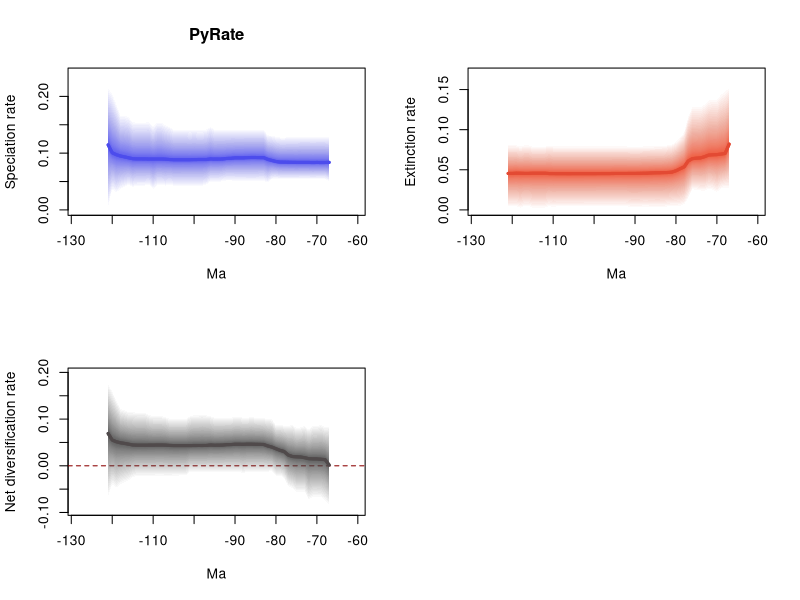

Source code (R):
# 1 files combined:
# 	./PyRate_Inputs_2_BDMCMC_Grj_marginal_rates.log

# 95% HPDs calculated using code from Biopy (https://www.cs.auckland.ac.nz/~yhel002/biopy/)

pdf(file='./PyRate_Inputs_2_BDMCMC_Grj_marginal_rates_RTT.pdf',width=10.8, height=8.4)
par(mfrow=c(2,2))
library(scales)
plot_RTT <- function (age,hpd_M,hpd_m,mean_m,color){
    N=100
    beta=(1:(N-1))/N
    alpha_shape=0.25
    cat=1-(beta^(1./alpha_shape))
    for (i in 1:(N-1)){
        trans= 1/N + 2/N
        polygon(c(age, rev(age)), c(hpd_M-((hpd_M-mean_m)*cat[i]), rev(hpd_m+((mean_m-hpd_m)*cat[i]))), col = alpha(color,trans), border = NA)
    }
    lines(rev(age), rev(mean_m), col = color, lwd=3)
}
    
L_hpd_m95=c(NA, NA,NA,NA,NA,NA,NA,NA,NA,NA,NA,NA,NA,NA,NA,NA,NA,NA,NA,NA,NA,NA,NA,NA,NA,NA,NA,NA,NA,NA,NA,NA,NA,NA,NA,NA,NA,NA,NA,NA,NA,NA,NA,NA,NA,NA,NA,NA,NA,NA,NA,NA,NA,NA,NA,NA,NA,NA,NA,NA,NA,NA,NA,NA,NA,NA,NA,0.049557969735271,0.053296798592976,0.053296798592976,0.053296798592976,0.0530473174234,0.053296798592976,0.053296798592976,0.053296798592976,0.0530473174234,0.0530473174234,0.0530473174234,0.053053395789976,0.053053395789976,0.053785720716019,0.053053395789976,0.046614065958023,0.049557969735271,0.049557969735271,0.04898126658503,0.04898126658503,0.04898126658503,0.049557969735271,0.049557969735271,0.049557969735271,0.050366809073493,0.050366809073493,0.04898126658503,0.047891592880673,0.047891592880673,0.047891592880673,0.042902826418919,0.040906536765078,0.040906536765078,0.040906536765078,0.040906536765078,0.040906536765078,0.040906536765078,0.040906536765078,0.040906536765078,0.042902826418919,0.040906536765078,0.042255718388658,0.042255718388658,0.03462614492527,0.042255718388658,0.040906536765078,0.040906536765078,0.040906536765078,0.038267399583321,0.042255718388658,0.038267399583321,0.03462614492527,0.027796255164586,0.03462614492527,0.001523725242169)
L_hpd_M95=c(NA, NA,NA,NA,NA,NA,NA,NA,NA,NA,NA,NA,NA,NA,NA,NA,NA,NA,NA,NA,NA,NA,NA,NA,NA,NA,NA,NA,NA,NA,NA,NA,NA,NA,NA,NA,NA,NA,NA,NA,NA,NA,NA,NA,NA,NA,NA,NA,NA,NA,NA,NA,NA,NA,NA,NA,NA,NA,NA,NA,NA,NA,NA,NA,NA,NA,NA,0.12930931574042,0.130645164412507,0.130645164412507,0.130645164412507,0.130530542542582,0.130645164412507,0.130645164412507,0.130645164412507,0.129983996436094,0.129983996436094,0.129983996436094,0.129028773464539,0.12930931574042,0.130645164412507,0.132854207584884,0.132854207584884,0.143690003437001,0.143690003437001,0.143690003437001,0.143690003437001,0.143690003437001,0.143690003437001,0.143690003437001,0.143690003437001,0.143690003437001,0.143690003437001,0.143690003437001,0.143690003437001,0.143690003437001,0.148626754602888,0.143690003437001,0.142318989968722,0.142318989968722,0.143573809250644,0.142318989968722,0.143573809250644,0.143573809250644,0.143690003437001,0.143690003437001,0.148626754602888,0.15129549637797,0.156354424426874,0.156354424426874,0.148626754602888,0.157160523253781,0.156354424426874,0.156354424426874,0.156354424426874,0.157160523253781,0.1662528983463,0.16894329776431,0.16894329776431,0.189407637723111,0.208166509056598,0.218488920765835)
M_hpd_m95=c(NA, NA,NA,NA,NA,NA,NA,NA,NA,NA,NA,NA,NA,NA,NA,NA,NA,NA,NA,NA,NA,NA,NA,NA,NA,NA,NA,NA,NA,NA,NA,NA,NA,NA,NA,NA,NA,NA,NA,NA,NA,NA,NA,NA,NA,NA,NA,NA,NA,NA,NA,NA,NA,NA,NA,NA,NA,NA,NA,NA,NA,NA,NA,NA,NA,NA,NA,0.024735095654537,0.026330032947017,0.024735095654537,0.020524996836516,0.023546105833784,0.024735095654537,0.02201505895224,0.022503750582837,0.023546105833784,0.023989609612371,0.013119223002818,0.005178595094712,0.003092450977859,0.003092450977859,0.003092450977859,0.002751471778048,0.001714168574358,0.001714168574358,0.001714168574358,0.001940026597941,0.002166694022459,0.002166694022459,0.001940026597941,0.001940026597941,0.001940026597941,0.002751471778048,0.002951843371794,0.002951843371794,0.002951843371794,0.002951843371794,0.002951843371794,0.002951843371794,0.002951843371794,0.002951843371794,0.002951843371794,0.002951843371794,0.002751471778048,0.002751471778048,0.002751471778048,0.002751471778048,0.002751471778048,0.002751471778048,0.002751471778048,0.002166694022459,0.003092450977859,0.001039943283091,0.001039943283091,0.001039943283091,0.001039943283091,0.003092450977859,0.003092450977859,0.001039943283091,0.002751471778048,0.002751471778048,0.002751471778048)
M_hpd_M95=c(NA, NA,NA,NA,NA,NA,NA,NA,NA,NA,NA,NA,NA,NA,NA,NA,NA,NA,NA,NA,NA,NA,NA,NA,NA,NA,NA,NA,NA,NA,NA,NA,NA,NA,NA,NA,NA,NA,NA,NA,NA,NA,NA,NA,NA,NA,NA,NA,NA,NA,NA,NA,NA,NA,NA,NA,NA,NA,NA,NA,NA,NA,NA,NA,NA,NA,NA,0.154548360055206,0.150559734701317,0.146533241527986,0.139690029920329,0.139690029920329,0.139294303931749,0.13383244263322,0.130597044986255,0.130335290091636,0.130335290091636,0.11843783130716,0.098241205038717,0.091458181751641,0.086191600279466,0.082655505746145,0.081913146246211,0.080438198959684,0.080438198959684,0.080438198959684,0.080438198959684,0.080438198959684,0.080438198959684,0.079992138404238,0.079992138404238,0.079992138404238,0.080438198959684,0.080438198959684,0.080438198959684,0.080438198959684,0.080438198959684,0.080438198959684,0.080438198959684,0.080438198959684,0.080438198959684,0.080438198959684,0.080438198959684,0.080438198959684,0.080438198959684,0.080438198959684,0.080438198959684,0.080438198959684,0.080438198959684,0.080438198959684,0.080438198959684,0.081760348281154,0.079834782666273,0.079834782666273,0.079834782666273,0.079834782666273,0.081760348281154,0.081760348281154,0.079992138404238,0.081913146246211,0.081913146246211,0.081913146246211)
R_hpd_m95=c(NA, NA,NA,NA,NA,NA,NA,NA,NA,NA,NA,NA,NA,NA,NA,NA,NA,NA,NA,NA,NA,NA,NA,NA,NA,NA,NA,NA,NA,NA,NA,NA,NA,NA,NA,NA,NA,NA,NA,NA,NA,NA,NA,NA,NA,NA,NA,NA,NA,NA,NA,NA,NA,NA,NA,NA,NA,NA,NA,NA,NA,NA,NA,NA,NA,NA,NA,-0.085875406172727,-0.077325386432694,-0.069946845289413,-0.069946845289413,-0.069946845289413,-0.075931335403622,-0.058176634690407,-0.058490077663549,-0.058490077663549,-0.050250256758825,-0.04620145988007,-0.028647187719099,-0.023108843400233,-0.023942182696363,-0.013647435763552,-0.014923863011602,-0.015701647882316,-0.015409547211676,-0.015701647882316,-0.015701647882316,-0.015701647882316,-0.018155485857409,-0.015701647882316,-0.015701647882316,-0.015701647882316,-0.015409547211676,-0.015323673654161,-0.015409547211676,-0.015323673654161,-0.015409547211676,-0.015409547211676,-0.015409547211676,-0.015409547211676,-0.015409547211676,-0.015409547211676,-0.023039537864556,-0.023039537864556,-0.023720969268454,-0.023720969268454,-0.024119349962085,-0.024119349962085,-0.023720969268454,-0.023720969268454,-0.024119349962085,-0.024119349962085,-0.024119349962085,-0.024119349962085,-0.024119349962085,-0.027077204704487,-0.034004649725599,-0.038185396552691,-0.04304028918001,-0.050505645552154,-0.04176791807201,-0.0702106648528)
R_hpd_M95=c(NA, NA,NA,NA,NA,NA,NA,NA,NA,NA,NA,NA,NA,NA,NA,NA,NA,NA,NA,NA,NA,NA,NA,NA,NA,NA,NA,NA,NA,NA,NA,NA,NA,NA,NA,NA,NA,NA,NA,NA,NA,NA,NA,NA,NA,NA,NA,NA,NA,NA,NA,NA,NA,NA,NA,NA,NA,NA,NA,NA,NA,NA,NA,NA,NA,NA,NA,0.087808918193414,0.085349804549949,0.090394000541344,0.087808918193414,0.087808918193414,0.080125803628907,0.087808918193414,0.084819784919877,0.083262529556959,0.090394000541344,0.088090049984627,0.088090049984627,0.090394000541344,0.088536061919193,0.101680844907622,0.102346208879641,0.104200390205572,0.10523823687173,0.10523823687173,0.106948640664697,0.10523823687173,0.10523823687173,0.106948640664697,0.106948640664697,0.10523823687173,0.10523823687173,0.10523823687173,0.10523823687173,0.10523823687173,0.108742124966472,0.110687892987477,0.111361523102497,0.110687892987477,0.110687892987477,0.108742124966472,0.102697643569499,0.102697643569499,0.102697643569499,0.102697643569499,0.102697643569499,0.106948640664697,0.108742124966472,0.108742124966472,0.108742124966472,0.111361523102497,0.116425133946573,0.116425133946573,0.116425133946573,0.117810481730902,0.117810481730902,0.121831977817374,0.124794432948909,0.143419794202239,0.162600795819688,0.179669119255856)
L_mean=c(NA, NA,NA,NA,NA,NA,NA,NA,NA,NA,NA,NA,NA,NA,NA,NA,NA,NA,NA,NA,NA,NA,NA,NA,NA,NA,NA,NA,NA,NA,NA,NA,NA,NA,NA,NA,NA,NA,NA,NA,NA,NA,NA,NA,NA,NA,NA,NA,NA,NA,NA,NA,NA,NA,NA,NA,NA,NA,NA,NA,NA,NA,NA,NA,NA,NA,NA,0.083759496593904,0.083533273886776,0.083533273886776,0.083593692409397,0.083495839425145,0.083624420972634,0.083624420972634,0.083642081025393,0.083690260307528,0.083795121977403,0.083952916005469,0.084130321138271,0.084285511524149,0.085259742411012,0.087127655980885,0.089065614248946,0.092062332564719,0.092155414196147,0.092281103582735,0.092319967536497,0.092122397094144,0.091683916327724,0.091683916327724,0.091691417223592,0.090865344602396,0.090686762463021,0.089764597323548,0.089583079786451,0.089449632821356,0.089813013892102,0.088836754026542,0.088805246045722,0.088773958208911,0.088631691251257,0.088462042886022,0.088481173729097,0.088478637988279,0.088394263371182,0.088448338197917,0.088752768047141,0.089399290431624,0.089660379874008,0.08961857244807,0.089561386744087,0.089559937949219,0.089853319051235,0.089911118218921,0.089911118218921,0.090254448008097,0.091788497369327,0.093403713529063,0.094931566097827,0.097258575998837,0.100556405969766,0.114600101296263)
M_mean=c(NA, NA,NA,NA,NA,NA,NA,NA,NA,NA,NA,NA,NA,NA,NA,NA,NA,NA,NA,NA,NA,NA,NA,NA,NA,NA,NA,NA,NA,NA,NA,NA,NA,NA,NA,NA,NA,NA,NA,NA,NA,NA,NA,NA,NA,NA,NA,NA,NA,NA,NA,NA,NA,NA,NA,NA,NA,NA,NA,NA,NA,NA,NA,NA,NA,NA,NA,0.082019641042458,0.070344579872638,0.069554062130766,0.068903225862822,0.06868960484468,0.068324970225262,0.066316564155624,0.064792208796432,0.064479184194811,0.063874608634256,0.060978591703651,0.053657780487563,0.051228014209929,0.04876152765764,0.047067701692556,0.046601563884743,0.046459737801498,0.046270786330029,0.046216853799927,0.046038129903382,0.045759376388844,0.04568557435074,0.045534747919982,0.045471989534377,0.045471989534377,0.045396961464957,0.045397932409713,0.045397932409713,0.045397932409713,0.04530405284356,0.04530405284356,0.04530405284356,0.045251472490367,0.045196608764764,0.045176598565056,0.045176598565056,0.045159159492829,0.045159159492829,0.045165755084178,0.045136052319123,0.045151242713489,0.045159501797776,0.045159501797776,0.045283358905975,0.045296314838306,0.04570509427602,0.04570509427602,0.045697844930871,0.045697844930871,0.045464979082793,0.045464979082793,0.045655809858318,0.04575193401572,0.045431224978759,0.045431224978759)
R_mean=c(NA, NA,NA,NA,NA,NA,NA,NA,NA,NA,NA,NA,NA,NA,NA,NA,NA,NA,NA,NA,NA,NA,NA,NA,NA,NA,NA,NA,NA,NA,NA,NA,NA,NA,NA,NA,NA,NA,NA,NA,NA,NA,NA,NA,NA,NA,NA,NA,NA,NA,NA,NA,NA,NA,NA,NA,NA,NA,NA,NA,NA,NA,NA,NA,NA,NA,NA,0.001739855551446,0.013188694014138,0.01397921175601,0.014690466546575,0.014806234580464,0.015299450747372,0.01730785681701,0.018849872228961,0.019211076112717,0.019920513343147,0.022974324301818,0.030472540650709,0.033057497314219,0.036498214753372,0.040059954288329,0.042464050364203,0.04560259476322,0.045884627866118,0.046064249782809,0.046281837633114,0.046363020705299,0.045998341976984,0.046149168407742,0.046219427689215,0.045393355068019,0.045289800998064,0.044366664913835,0.044185147376738,0.044051700411643,0.044508961048542,0.043532701182982,0.043501193202162,0.043522485718544,0.043435082486493,0.043285444320965,0.043304575164041,0.04331947849545,0.043235103878353,0.043282583113739,0.043616715728018,0.044248047718135,0.044500878076233,0.044459070650294,0.044278027838111,0.044263623110913,0.044148224775216,0.044206023942901,0.044213273288049,0.044556603077226,0.046323518286534,0.04793873444627,0.049275756239509,0.051506641983117,0.055125180991007,0.069168876317504)
trans=0.5
age=(0:(122-1))* -1
plot(age,age,type = 'n', ylim = c(0, 0.24033781284241854), xlim = c(-128.1,-60.9), ylab = 'Speciation rate', xlab = 'Ma',main='PyRate' )
plot_RTT(age,L_hpd_M95,L_hpd_m95,L_mean,"#4c4cec")
lines(rev(age), rev(L_mean), col = "#4c4cec", lwd=3)
plot(age,age,type = 'n', ylim = c(0, 0.1700031960607266), xlim = c(-128.1,-60.9), ylab = 'Extinction rate', xlab = 'Ma' )
plot_RTT(age,M_hpd_M95,M_hpd_m95,M_mean,"#e34a33")
lines(rev(age), rev(M_mean), col = "#e34a33", lwd=3)
plot(age,age,type = 'n', ylim = c(-0.09446294678999971, 0.1976360311814416), xlim = c(-128.1,-60.9), ylab = 'Net diversification rate', xlab = 'Ma' )
abline(h=0,lty=2,col="darkred")
plot_RTT(age,R_hpd_M95,R_hpd_m95,R_mean,"#504A4B")
lines(rev(age), rev(R_mean), col = "#504A4B", lwd=3)
n <- dev.off()